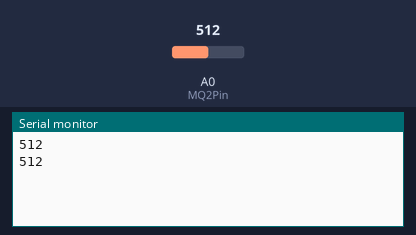
This sketch was run on a simulated Arduino Uno, built with avr-gcc and run on an emulated ATmega328P. On the bench: the last lines printed to the serial monitor. The inputs (shaded band) are chosen by the test bench; at power-on: A0 (MQ2Pin) = 512.

Above: at 1.5 s.
1.6 s: A0 (MQ2Pin) set to 716
At 2.9 s:
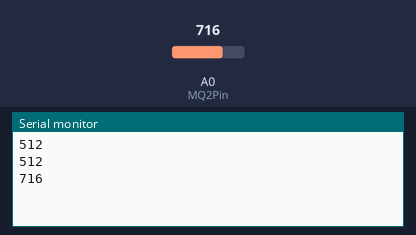
3.1 s: A0 (MQ2Pin) set to 900
At 4.1 s:
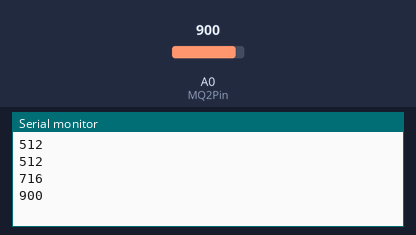
Timing chart, 0 to 6.1 s (numbered marks = the images above; inputs shaded):
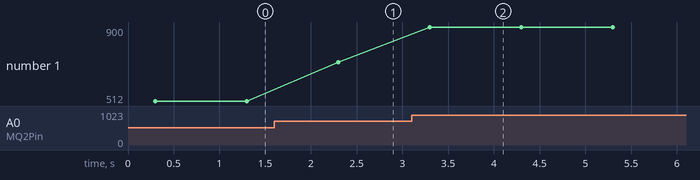

The sketch:

mq2.ino
```cpp
const byte MQ2Pin = A0; //LPG, i-butane, propane, methane ,alcohol, hydrogen and smoke.
int MQ2Value;

void setup() {
  pinMode(MQ2Pin, INPUT);
  Serial.begin(9600);
  delay(300);//Let system settle
}

void loop() {
  MQ2Value = analogRead(MQ2Pin);
  Serial.println(MQ2Value);
  delay(1000);
}
```

Measured:
- after the input at 1.6 s, the serial monitor: prints a new line after 0.70 s (image 1)
- after the input at 3.1 s, the serial monitor: prints a new line after 0.20 s (image 2)
- plotted number 1: 512 → 716 after the input at 1.6 s, 716 → 900 after the input at 3.1 s
